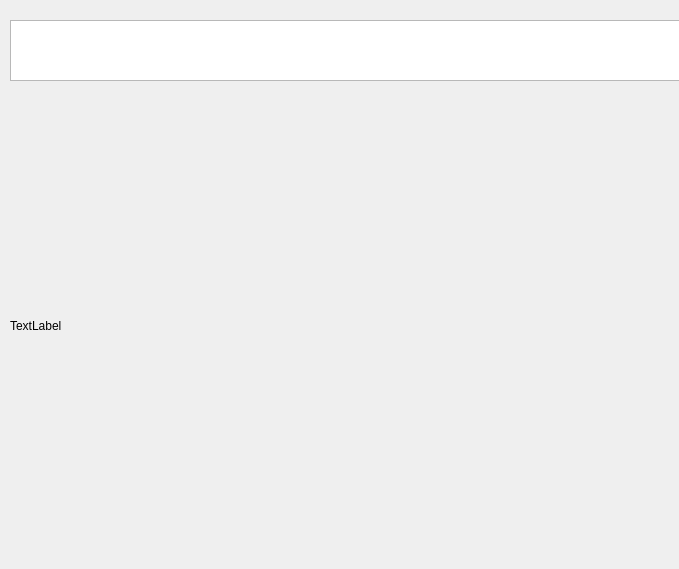
<?xml version="1.0" encoding="UTF-8"?>
<ui version="4.0">
 <class>plotagemExterna</class>
 <widget class="QDialog" name="plotagemExterna">
  <property name="geometry">
   <rect>
    <x>0</x>
    <y>0</y>
    <width>679</width>
    <height>569</height>
   </rect>
  </property>
  <property name="windowTitle">
   <string>Dialog</string>
  </property>
  <widget class="QLabel" name="label_imagem_externa">
   <property name="geometry">
    <rect>
     <x>10</x>
     <y>100</y>
     <width>671</width>
     <height>451</height>
    </rect>
   </property>
   <property name="text">
    <string>TextLabel</string>
   </property>
  </widget>
  <widget class="QPlainTextEdit" name="plainTextEdit_mensagem_imagens_externa">
   <property name="geometry">
    <rect>
     <x>10</x>
     <y>20</y>
     <width>671</width>
     <height>61</height>
    </rect>
   </property>
   <property name="readOnly">
    <bool>true</bool>
   </property>
  </widget>
 </widget>
 <resources/>
 <connections/>
</ui>
